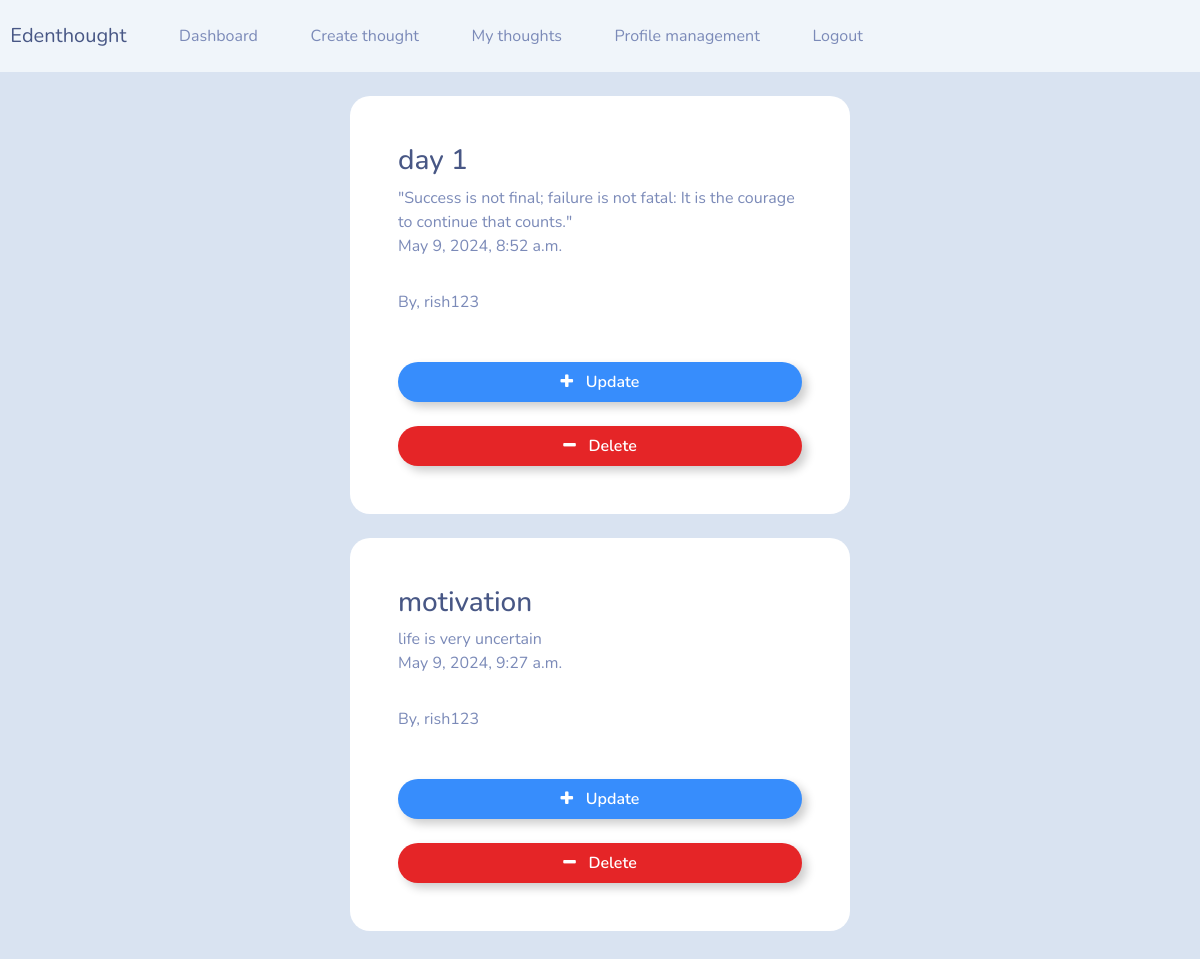
/my-thoughts (signed in), run on the app's committed database.
### journal/models.py (models this page shows)
class Thought(models.Model):
    title = models.CharField(max_length=150)
    content = models.CharField(max_length=400)
    date_posted = models.DateTimeField(auto_now_add=True)
    user = models.ForeignKey(User, max_length=10, on_delete=models.CASCADE, null=True)

### journal/views.py (the view)
# urls.py: path('my-thoughts', views.my_thoughts, name="my-thoughts"),
@login_required(login_url='my-login')
def my_thoughts(request):
    current_user = request.user.id
    thought = Thought.objects.all().filter(user=current_user)
    context = {'AllThoughts': thought}
    return render(request, 'journal/my-thoughts.html', context)

### journal/templates/journal/my-thoughts.html (shortened to what this page needs)
{% extends 'journal/navbar.html' %}
{% load static %}
{% block content %}
    <br>
    {% for thought in AllThoughts %}
        <div class="container bg-white shadow-md p-5 form-layout">
            <h3> {{thought.title}} </h3>
            {{thought.content}}
            <br>
            {{thought.date_posted}}
            <br>
            By, {{thought.user}}
            <br>
            <br> <br>
            <a class="btn btn-outline-primary btn-md w-100 btn-block p-2" href="{% url 'update-thought' thought.id  %}"> <i class="fa fa-plus" aria-hidden="true"></i> &nbsp; Update </a>
            <br> <br>
            <a class="btn btn-outline-danger btn-md w-100 btn-block p-2" href="{% url 'delete-thought' thought.id  %}"> <i class="fa fa-minus" aria-hidden="true"></i> &nbsp; Delete </a>
        </div>
        <br>
    {% endfor %}
    <br>
{% endblock %}

### journal/templates/journal/navbar.html (shortened to what this page needs)
{% load static %}
<html>
    <head>
        <link rel="stylesheet" type="text/css" href="https://bootswatch.com/5/morph/bootstrap.min.css">
        <link rel="stylesheet" type="text/css" href="{% static 'css/styles.css' %}">
        <link rel="stylesheet" href="https://cdnjs.cloudflare.com/ajax/libs/font-awesome/4.7.0/css/font-awesome.min.css">
    </head>
    <nav class="navbar navbar-expand-lg navbar-light bg-light justify-content-center">
        <a class="navbar-brand main-heading">
          &nbsp; Edenthought
        </a>
          <div class="collapse navbar-collapse text-center" id="navbarNavDropdown">
            <ul class="navbar-nav ml-auto">
              <li class="nav-link">
                <a class="nav-link" href="{% url 'dashboard' %}"> Dashboard </a>
              </li>
              <li class="nav-link">
                <a class="nav-link" href="{% url 'create-thought' %}"> Create thought </a>
              </li>
              <li class="nav-link">
                <a class="nav-link" href="{% url 'my-thoughts' %}"> My thoughts </a>
              </li>
              <li class="nav-link">
                <a class="nav-link" href="{% url 'profile-management' %}"> Profile management </a>
              </li>
              <li class="nav-link">
                <a class="nav-link" href="{% url 'user-logout' %}"> Logout </a>
              </li>
            </ul>
          </div>
    </nav>
    {% block content %}
    {% endblock %}
</html>

### static/css/styles.css (style rules this page uses)
.form-layout { border-radius: 20px; width: 500px; }

### data on the page
Thought: title "day 1", content "\"Success is not final; failure is not fatal: It is the courage to continue that counts.\"", date_posted "May 9, 2024, 8:52 a.m.", user "rish123"
Thought: title "motivation", content "life is very uncertain", date_posted "May 9, 2024, 9:27 a.m.", user "rish123"
